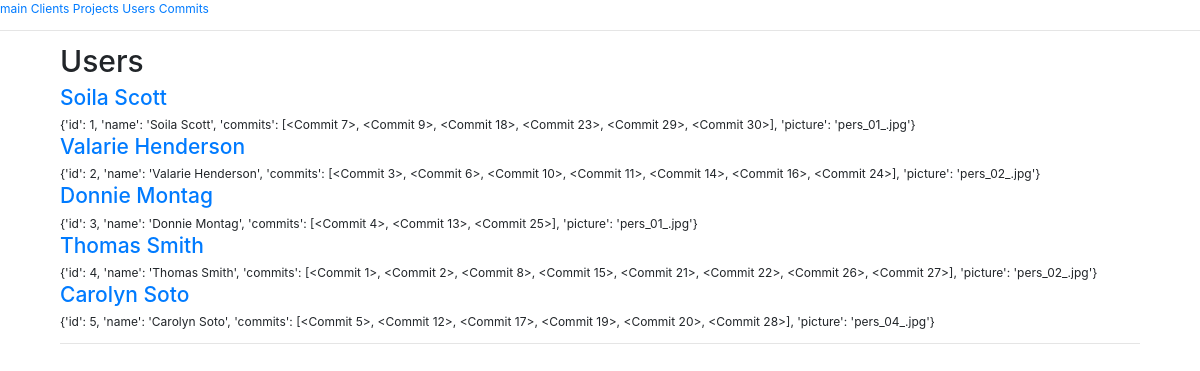
/user, run on an earlier commit of the app's database.
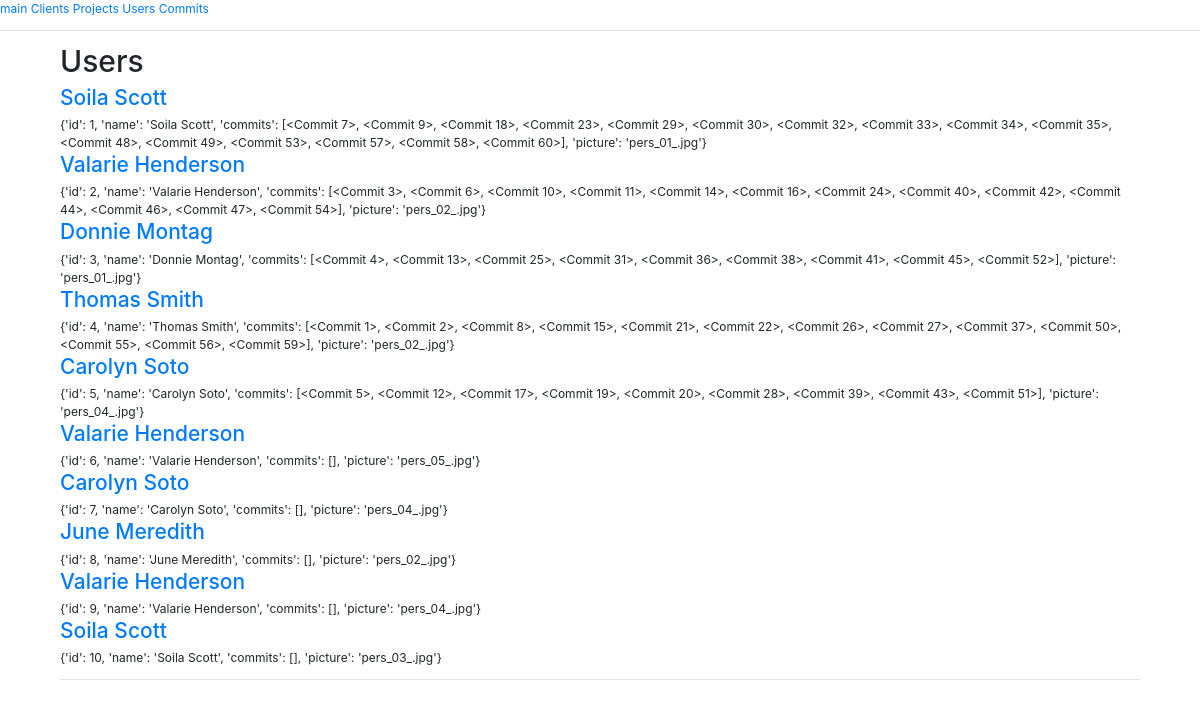
And on a later commit of the database.
### app.py (models this page shows, shortened)
class User(db.Model):
    id = db.Column(db.Integer, primary_key=True)
    name = db.Column(db.String(80), nullable=False)
    picture = db.Column(db.String, default='default_user.jpg')
    commits = db.relationship('Commit',
        backref=db.backref('User', lazy=True))

class Commit(db.Model):
    id = db.Column(db.Integer, primary_key=True)
    working_files = db.Column(db.String)
    deliverable = db.Column(db.String)
    subdate = db.Column(db.DateTime, default=datetime.datetime.utcnow)
    commit_type = db.Column(db.String)
    commit_round = db.Column(db.Integer, default=1)
    expired = db.Column(db.Boolean, default=False)
    user_id = db.Column(db.Integer, db.ForeignKey('user.id'),
        nullable=False)
    project_id = db.Column(db.Integer, db.ForeignKey('project.id'),
        nullable=False)
    def __repr__(self):
        return '<Commit %r>' % self.id

### app.py (the view)
@app.route('/user')
def users():
    data = module.func.user_all()
    return render_template('users.html', data=data)

### module/func.py (called while the page is built)
def scheme_user(row):
    return {
        'id': row.id,
        'name': row.name,
        'commits': row.commits,
        'picture': row.picture
    }

def user_all():
    output = []
    rows = app.User.query.all()
    for row in rows:
        x = scheme_user(row)
        output.append(x)
    return output

### templates/users.html
{% extends "base.html" %}
{% block content %}
<h1>Users</h1>
{% for user in data %}
<div>
    <h3><a href="/user/{{user.id}}">{{user.name}}</a></h3>
        {{user}}
    </div>
{% endfor %}
{% endblock %}

What changed in the data, as far as the page shows it:
computed for User: user "{'id': 1, 'name': 'Soila Scott', 'commits': [<Commit 7>, <Commit 9>, <Commit 18>, <Commit 23>, <Commit 29>, <Commit 30>], 'picture': 'pers_01_.jpg'}" → "…23>, <Commit 29>, <Commit 30>, <Commit 32>, <Commit 33>, <Commit 34>, <Commit 35>, <Commit 48>, <Commit 49>, <Commit 53>, <Commit 57>, <Commit 58>, <Commit 60>], 'picture': 'pers_01_.jpg'}"
computed for User: user "…14>, <Commit 16>, <Commit 24>], 'picture': 'pers_02_.jpg'}" → "…14>, <Commit 16>, <Commit 24>, <Commit 40>, <Commit 42>, <Commit 44>, <Commit 46>, <Commit 47>, <Commit 54>], 'picture': 'pers_02_.jpg'}"
computed for User "Donnie Montag": user "{'id': 3, 'name': 'Donnie Montag', 'commits': [<Commit 4>, <Commit 13>, <Commit 25>], 'picture': 'pers_01_.jpg'}" → "…4>, <Commit 13>, <Commit 25>, <Commit 31>, <Commit 36>, <Commit 38>, <Commit 41>, <Commit 45>, <Commit 52>], 'picture': 'pers_01_.jpg'}"
computed for User "Thomas Smith": user "…22>, <Commit 26>, <Commit 27>], 'picture': 'pers_02_.jpg'}" → "…22>, <Commit 26>, <Commit 27>, <Commit 37>, <Commit 50>, <Commit 55>, <Commit 56>, <Commit 59>], 'picture': 'pers_02_.jpg'}"
computed for User: user "{'id': 5, 'name': 'Carolyn Soto', 'commits': [<Commit 5>, <Commit 12>, <Commit 17>, <Commit 19>, <Commit 20>, <Commit 28>], 'picture': 'pers_04_.jpg'}" → "…19>, <Commit 20>, <Commit 28>, <Commit 39>, <Commit 43>, <Commit 51>], 'picture': 'pers_04_.jpg'}"
added User: name "Valarie Henderson", user "{'id': 6, 'name': 'Valarie Henderson', 'commits': [], 'picture': 'pers_05_.jpg'}"
added User: name "Carolyn Soto", user "{'id': 7, 'name': 'Carolyn Soto', 'commits': [], 'picture': 'pers_04_.jpg'}"
added User: name "June Meredith", user "{'id': 8, 'name': 'June Meredith', 'commits': [], 'picture': 'pers_02_.jpg'}"
added User: name "Valarie Henderson", user "{'id': 9, 'name': 'Valarie Henderson', 'commits': [], 'picture': 'pers_04_.jpg'}"
added User: name "Soila Scott", user "{'id': 10, 'name': 'Soila Scott', 'commits': [], 'picture': 'pers_03_.jpg'}"
